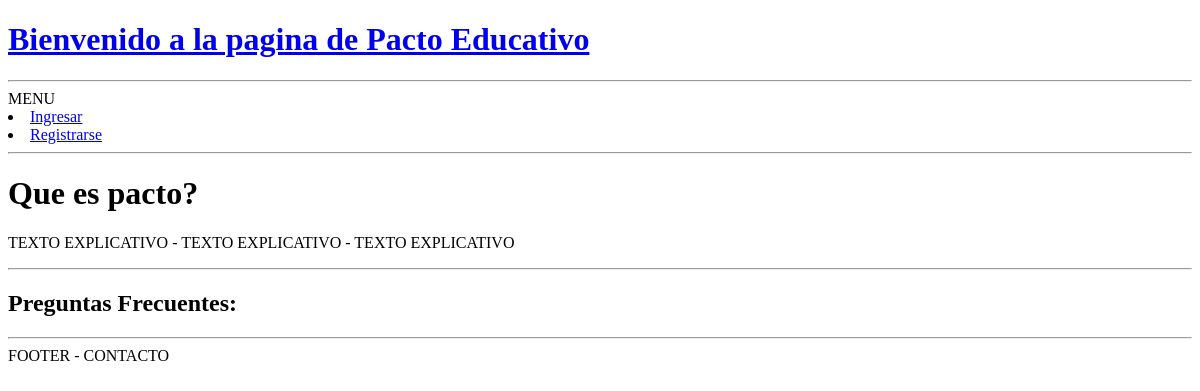
The app's page /faq/, older data.
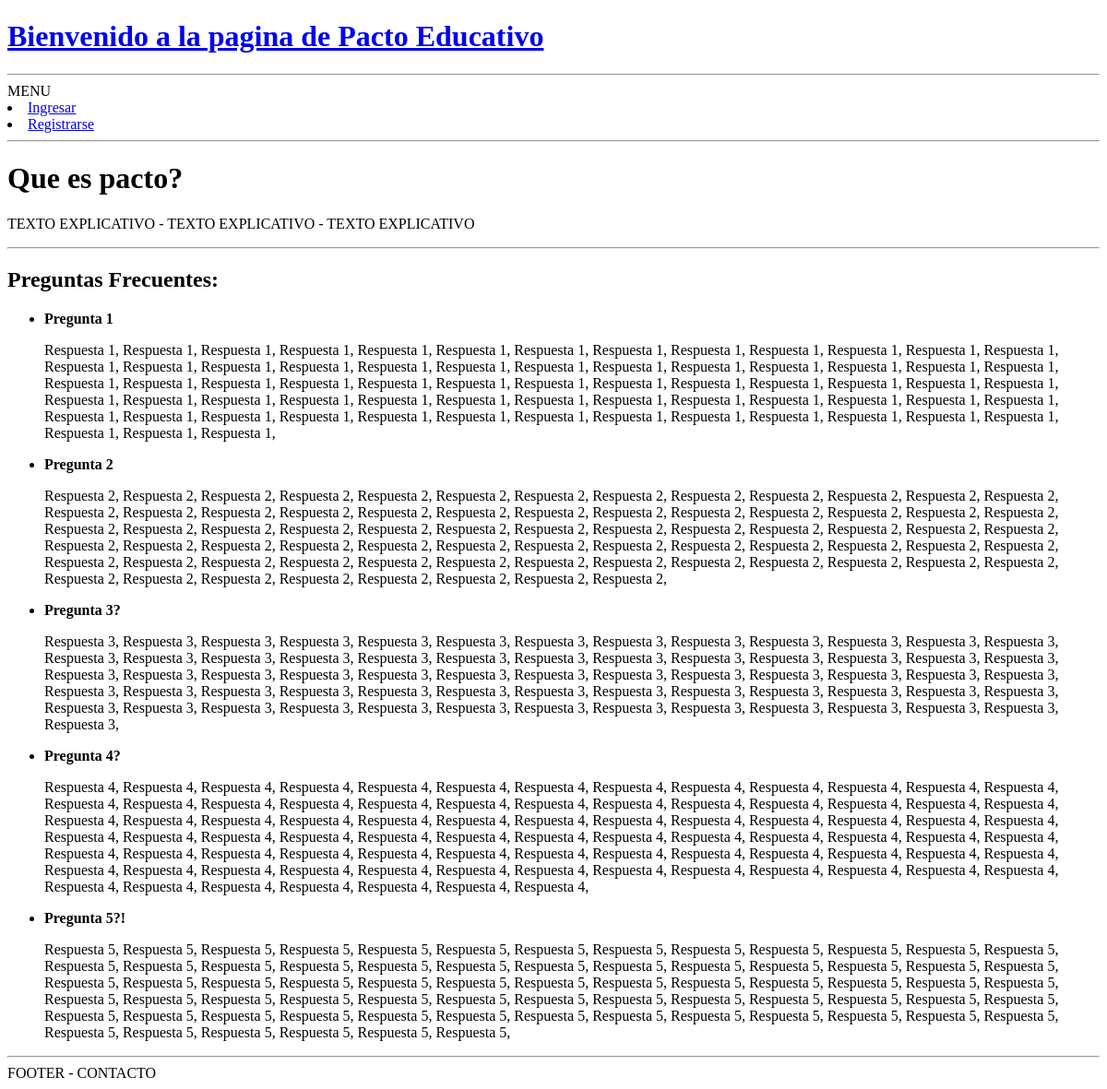
The same page, newer data.
### core/models.py (models this page shows, shortened)
class Faq(models.Model):
    orden = models.IntegerField()
    pregunta = models.CharField('Titulo', max_length=200)
    respuesta = models.TextField()

### core/views.py (the view)
# urls.py: url('^faq/$', views.faq, name='faq'),
def faq(request):
    faqs = Faq.objects.all()
    return render(request, 'faq.html', {'faqs' : faqs })

### core/templates/faq.html
{% extends 'base.html' %}
{% block content %}
    <h1>Que es pacto?</h1>
    <p>TEXTO EXPLICATIVO - TEXTO EXPLICATIVO - TEXTO EXPLICATIVO</p>
    <hr>
    <h2>Preguntas Frecuentes:</h2>
    <ul>
        {% for faq in faqs %}
        <li>
            <b>{{ faq.pregunta }}</b>
            <p>{{ faq.respuesta }}</p>
        </li>
        {% endfor %}
    </ul>
{% endblock %}

Row changes from the older to the newer data that the page shows:
added Faq: pregunta "Pregunta 1", respuesta "Respuesta 1, Respuesta 1, Respuesta 1, Respuesta 1, Respuesta 1, Respuesta 1, Respuesta 1, Respuesta 1, Respuesta 1, Respuesta 1, Respuesta 1, Respuesta 1, Respuesta 1, Respuesta 1, Respuesta 1, Respuesta 1, Respuesta 1, Respuesta 1, Respuesta 1, Respuesta 1, Respuesta 1, Respuesta 1, Respuesta 1, Respuesta 1, Respuesta 1, Respuesta 1, Respuesta 1, Respuesta 1, Respuesta 1, Respuesta 1, Respuesta 1, Respuesta 1, Respuesta 1, Respuesta 1, Respuesta 1, Respuesta 1, Respuesta 1, Respuesta 1, Respuesta 1, Respuesta 1, Respuesta 1, Respuesta 1, Respuesta 1, Respuesta 1, Respuesta 1, Respuesta 1, Respuesta 1, Respuesta 1, Respuesta 1, Respuesta 1, Respuesta 1, Respuesta 1, Respuesta 1, Respuesta…"
added Faq: pregunta "Pregunta 2", respuesta "Respuesta 2, Respuesta 2, Respuesta 2, Respuesta 2, Respuesta 2, Respuesta 2, Respuesta 2, Respuesta 2, Respuesta 2, Respuesta 2, Respuesta 2, Respuesta 2, Respuesta 2, Respuesta 2, Respuesta 2, Respuesta 2, Respuesta 2, Respuesta 2, Respuesta 2, Respuesta 2, Respuesta 2, Respuesta 2, Respuesta 2, Respuesta 2, Respuesta 2, Respuesta 2, Respuesta 2, Respuesta 2, Respuesta 2, Respuesta 2, Respuesta 2, Respuesta 2, Respuesta 2, Respuesta 2, Respuesta 2, Respuesta 2, Respuesta 2, Respuesta 2, Respuesta 2, Respuesta 2, Respuesta 2, Respuesta 2, Respuesta 2, Respuesta 2, Respuesta 2, Respuesta 2, Respuesta 2, Respuesta 2, Respuesta 2, Respuesta 2, Respuesta 2, Respuesta 2, Respuesta 2, Respuesta…"
added Faq: pregunta "Pregunta 3?", respuesta "Respuesta 3, Respuesta 3, Respuesta 3, Respuesta 3, Respuesta 3, Respuesta 3, Respuesta 3, Respuesta 3, Respuesta 3, Respuesta 3, Respuesta 3, Respuesta 3, Respuesta 3, Respuesta 3, Respuesta 3, Respuesta 3, Respuesta 3, Respuesta 3, Respuesta 3, Respuesta 3, Respuesta 3, Respuesta 3, Respuesta 3, Respuesta 3, Respuesta 3, Respuesta 3, Respuesta 3, Respuesta 3, Respuesta 3, Respuesta 3, Respuesta 3, Respuesta 3, Respuesta 3, Respuesta 3, Respuesta 3, Respuesta 3, Respuesta 3, Respuesta 3, Respuesta 3, Respuesta 3, Respuesta 3, Respuesta 3, Respuesta 3, Respuesta 3, Respuesta 3, Respuesta 3, Respuesta 3, Respuesta 3, Respuesta 3, Respuesta 3, Respuesta 3, Respuesta 3, Respuesta 3, Respuesta…"
added Faq: pregunta "Pregunta 4?", respuesta "Respuesta 4, Respuesta 4, Respuesta 4, Respuesta 4, Respuesta 4, Respuesta 4, Respuesta 4, Respuesta 4, Respuesta 4, Respuesta 4, Respuesta 4, Respuesta 4, Respuesta 4, Respuesta 4, Respuesta 4, Respuesta 4, Respuesta 4, Respuesta 4, Respuesta 4, Respuesta 4, Respuesta 4, Respuesta 4, Respuesta 4, Respuesta 4, Respuesta 4, Respuesta 4, Respuesta 4, Respuesta 4, Respuesta 4, Respuesta 4, Respuesta 4, Respuesta 4, Respuesta 4, Respuesta 4, Respuesta 4, Respuesta 4, Respuesta 4, Respuesta 4, Respuesta 4, Respuesta 4, Respuesta 4, Respuesta 4, Respuesta 4, Respuesta 4, Respuesta 4, Respuesta 4, Respuesta 4, Respuesta 4, Respuesta 4, Respuesta 4, Respuesta 4, Respuesta 4, Respuesta 4, Respuesta…"
added Faq: pregunta "Pregunta 5?!", respuesta "Respuesta 5, Respuesta 5, Respuesta 5, Respuesta 5, Respuesta 5, Respuesta 5, Respuesta 5, Respuesta 5, Respuesta 5, Respuesta 5, Respuesta 5, Respuesta 5, Respuesta 5, Respuesta 5, Respuesta 5, Respuesta 5, Respuesta 5, Respuesta 5, Respuesta 5, Respuesta 5, Respuesta 5, Respuesta 5, Respuesta 5, Respuesta 5, Respuesta 5, Respuesta 5, Respuesta 5, Respuesta 5, Respuesta 5, Respuesta 5, Respuesta 5, Respuesta 5, Respuesta 5, Respuesta 5, Respuesta 5, Respuesta 5, Respuesta 5, Respuesta 5, Respuesta 5, Respuesta 5, Respuesta 5, Respuesta 5, Respuesta 5, Respuesta 5, Respuesta 5, Respuesta 5, Respuesta 5, Respuesta 5, Respuesta 5, Respuesta 5, Respuesta 5, Respuesta 5, Respuesta 5, Respuesta…"
